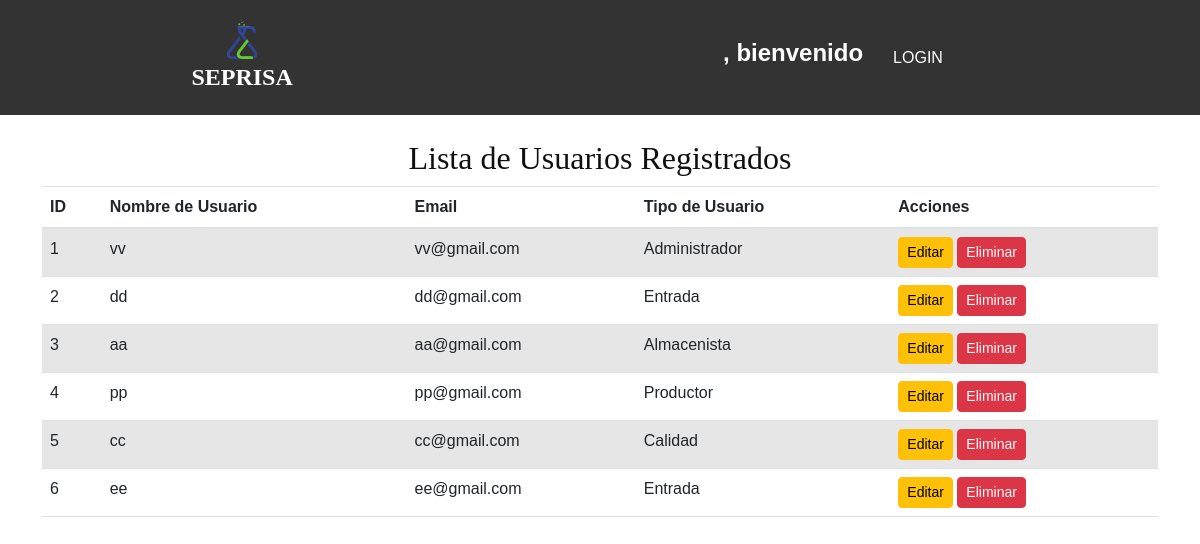
Screenshot of /usuarios/ with the database file from the repository.
### contacts/models.py (models this page shows, shortened)
class RegistroUsuario(AbstractUser):
    USER_TYPES = [
        ('admin', 'Administrador'),
        ('alm', 'Almacenista'),
        ('prod', 'Productor'),
        ('cal', 'Calidad'),
        ('entrada', 'Entrada')
    ]
    user_type = models.CharField(max_length=20, choices=USER_TYPES)
    groups = models.ManyToManyField(
        'auth.Group',
        related_name='customuser_set',  # Cambia el nombre de la relación inversa
        blank=True
    )
    user_permissions = models.ManyToManyField(
        'auth.Permission',
        related_name='customuser_permissions',  # Cambia el nombre de la relación inversa
        blank=True
    )

### contacts/views.py (the view)
# urls.py: path('usuarios/', UserListView.as_view(), name='user_list'),
class UserListView(ListView):
    model = RegistroUsuario
    template_name = 'contacts/registro_usuarios_list.html'  # Crea este template
    context_object_name = 'usuarios'

### contacts/templates/contacts/registro_usuarios_list.html (shortened to what this page needs)
{% extends 'contacts/menu_base.html' %}
{% block content %}
<div class="container mt-4">
    <h2 class="text-center">Lista de Usuarios Registrados</h2>
    <table class="table table-striped">
        <thead>
            <tr>
                <th>ID</th>
                <th>Nombre de Usuario</th>
                <th>Email</th>
                <th>Tipo de Usuario</th>
                <th>Acciones</th>
            </tr>
        </thead>
        <tbody>
            {% for usuario in usuarios %}
            <tr>
                <td>{{ usuario.id }}</td>
                <td>{{ usuario.username }}</td>
                <td>{{ usuario.email }}</td>
                <td>{{ usuario.get_user_type_display }}</td>
                <td>
                    <a href="{% url 'user_edit' usuario.id %}" class="btn btn-warning btn-sm">Editar</a>
                    <form action="{% url 'user_delete' usuario.id %}" method="post" style="display:inline;">
                        <button type="submit" class="btn btn-danger btn-sm" onclick="return confirm('¿Estás seguro de eliminar este usuario?');">Eliminar</button>
                    </form>
                </td>
            </tr>
            {% endfor %}
        </tbody>
    </table>
</div>
{% endblock %}

### rows the page displays
RegistroUsuario: id "1", username "vv", email "vv@gmail.com", user_type "Administrador"
RegistroUsuario: id "2", username "dd", email "dd@gmail.com", user_type "Entrada"
RegistroUsuario: id "3", username "aa", email "aa@gmail.com", user_type "Almacenista"
RegistroUsuario: id "4", username "pp", email "pp@gmail.com", user_type "Productor"
RegistroUsuario: id "5", username "cc", email "cc@gmail.com", user_type "Calidad"
RegistroUsuario: id "6", username "ee", email "ee@gmail.com", user_type "Entrada"
